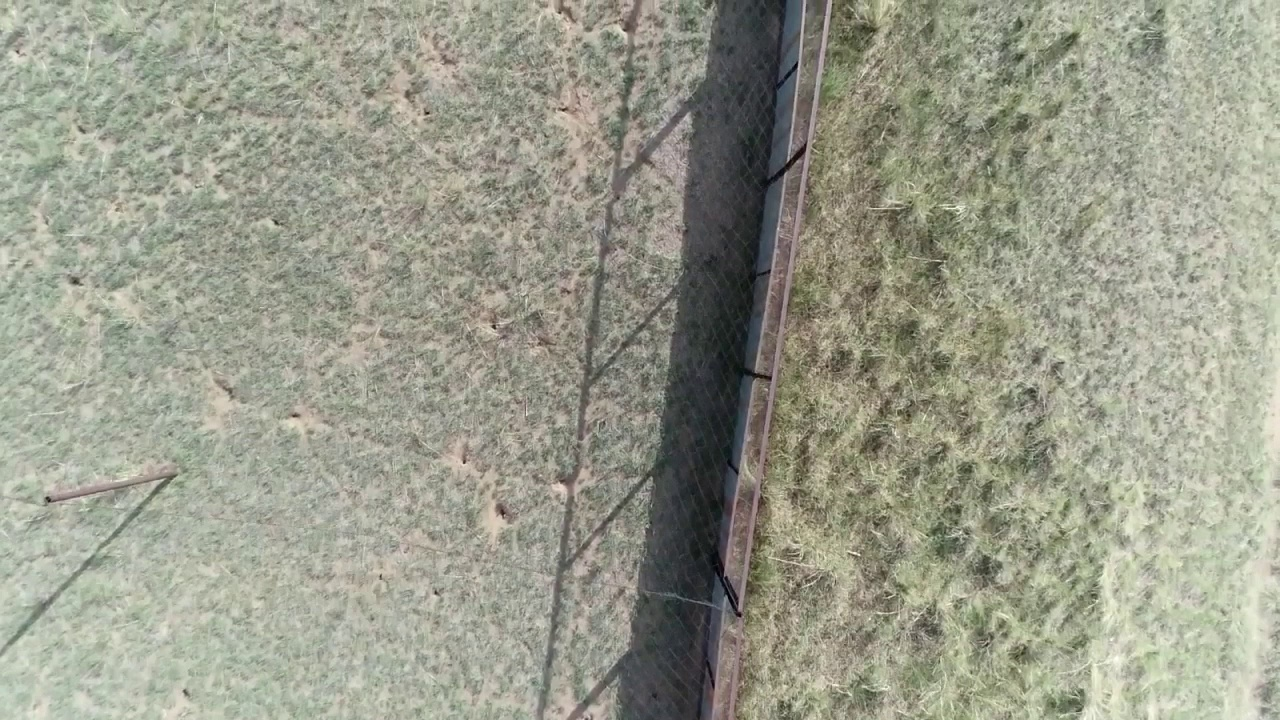
#> input picture 00001.jpg, 1280 x 720 px, given in place of the camera
$ python cam_pinjie.py
#> lines starting #> are read from the running program, lines starting #| are printed output that depends on the picture
import numpy as np
import cv2
import os
if __name__ == '__main__':


    path ='shudong/'

    vc = cv2.VideoCapture(0)  # 读入视频文件
    vc2 = cv2.VideoCapture(1)  # 读入视频文件
    # vc = cv2.VideoCapture('rtsp://admin:sbdwl123@192.168.25.83:554/h264/ch1/main/av_stream')  # 读入视频文件
    # vc2 = cv2.VideoCapture('rtsp://admin:sbdwl123@192.168.25.42:554/h264/ch1/main/av_stream')  # 读入视频文件

    while(True):

        ret,srcImg=vc.read()
#> srcImg is the input picture: shape (720, 1280, 3); mean B, G, R 139.6, 155.4, 153.8
        ret,testImg=vc2.read()

        srcImg = cv2.resize(srcImg, (400, 300))
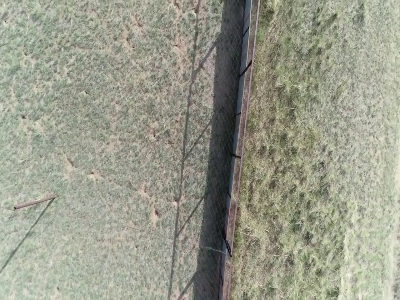
#> srcImg: shape (300, 400, 3); mean B, G, R 139.5, 155.3, 153.7

        cv2.imshow("a", srcImg)
        move_top, move_bot, move_left, move_right = 0, 0, 400, 0
        # srcImg = cv2.copyMakeBorder(srcImg, top, bot, left, right, cv2.BORDER_CONSTANT, value=(0, 0, 0))

        srcImg = cv2.copyMakeBorder(srcImg, move_top, 0, 0, 400, cv2.BORDER_CONSTANT, value=(0, 0, 0))
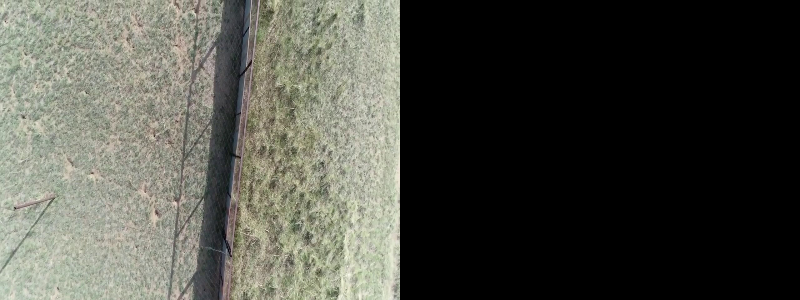
#> srcImg: shape (300, 800, 3); mean B, G, R 69.7, 77.6, 76.9


        testImg = cv2.resize(testImg, (400, 300))
        cv2.imshow("b", testImg)
        testImg = cv2.copyMakeBorder(testImg, move_top * 1, 0, 400, 0, cv2.BORDER_CONSTANT,
                                    value=(0, 0, 0))
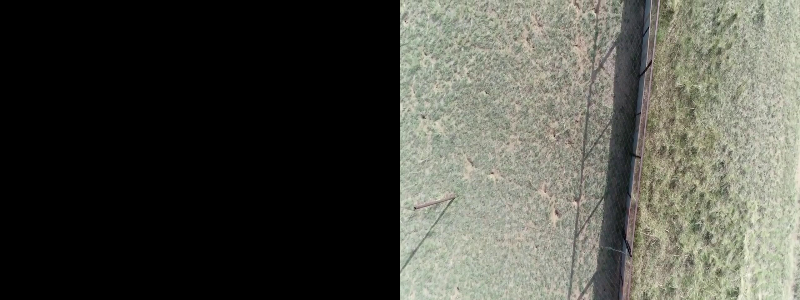
#> testImg: shape (300, 800, 3); mean B, G, R 69.7, 77.6, 76.9
        img1gray = cv2.cvtColor(srcImg, cv2.COLOR_BGR2GRAY)
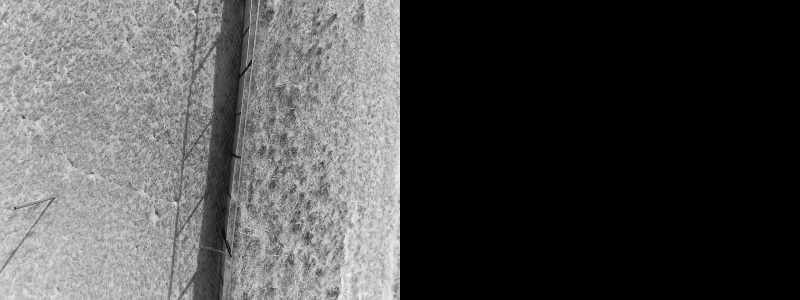
#> img1gray: shape (300, 800); min 0, max 249, mean 76.5
        img2gray = cv2.cvtColor(testImg, cv2.COLOR_BGR2GRAY)
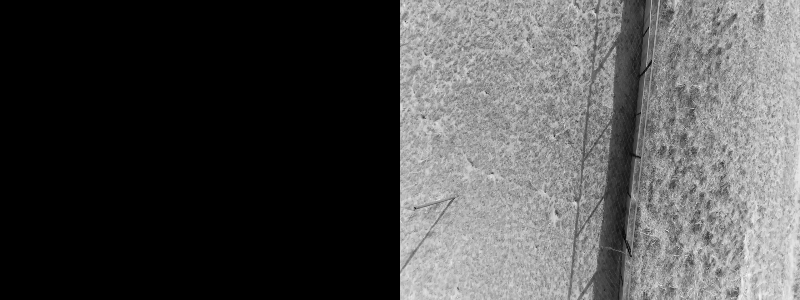
#> img2gray: shape (300, 800); min 0, max 249, mean 76.5
#> (the run stopped early here; a loop or call above may not have finished)
